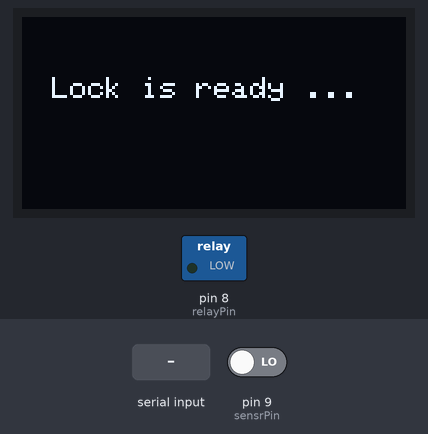
This sketch was run on a simulated SparkFun Pro Micro, built with avr-gcc and run on an emulated ATmega32U4. Shown: 128×64 one-colour display, switched loads named in the sketch (green lamp = pin HIGH). The test bench sets the inputs (shaded band); at power-on: pin 9 (sensrPin) LOW.

Above: at 1.2 s.
1.3 s: pin 9 (sensrPin) driven HIGH
At 1.6 s:
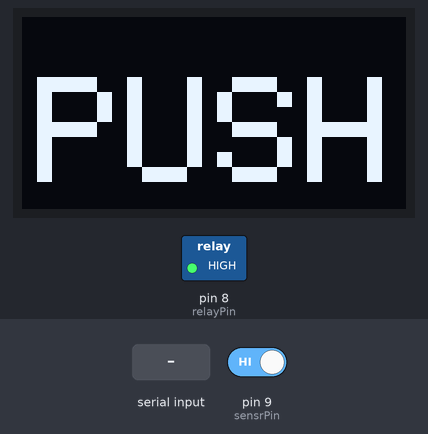
2.8 s: "unlockonce3sec" received over the second serial link
At 4.6 s:
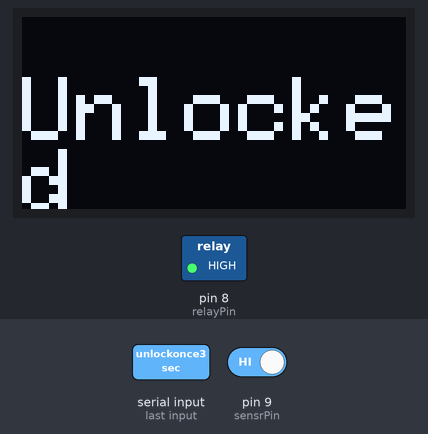
5.3 s: "stayunlocked" received over the second serial link
At 7.4 s:
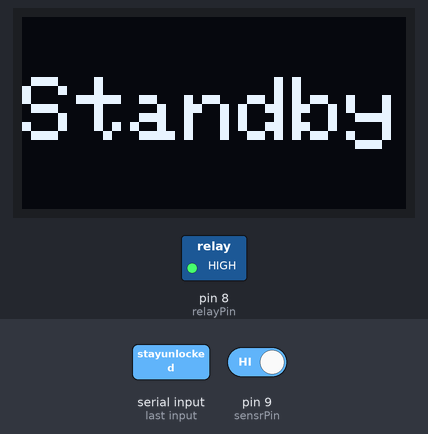
7.8 s: "LOCKED" received over the second serial link
At 8.84 s:
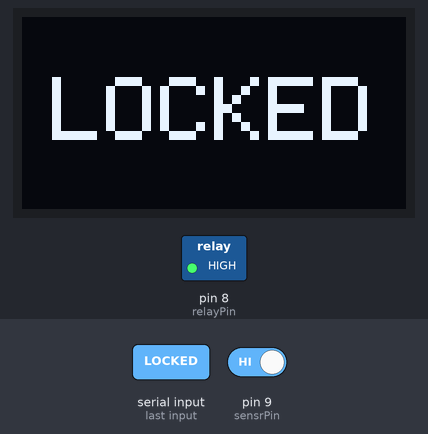
10.3 s: "stayunlock1HR" received over the second serial link
At 12.5 s:
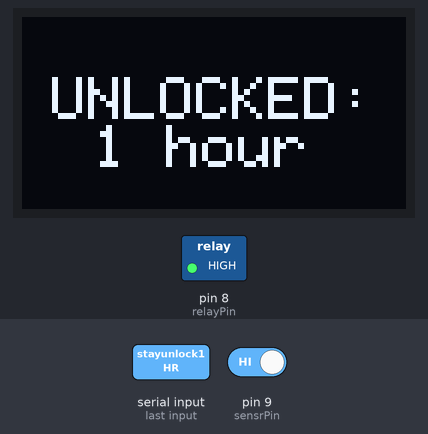
12.8 s: "stayunlock30MINS" received over the second serial link
At 14.8 s:
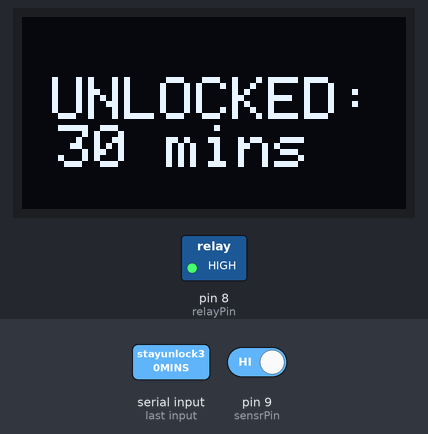
Timing chart, 0 to 16.3 s (numbered marks = the images above; inputs shaded):
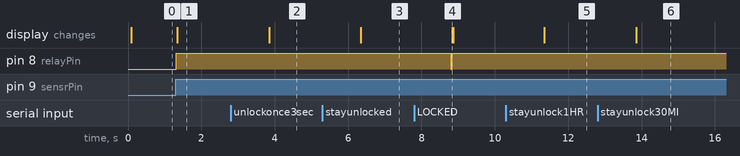

Measured:
- after the input at 1.3 s, pin 8 (relayPin): LOW → HIGH at once; the display: changes after 0.05 s (image 1)
- after the input at 2.8 s, pin 8 (relayPin): stays HIGH (without the input it goes to LOW after 1.5 s); the display: changes after 1.0 s (image 2)
- after the input at 5.3 s, pin 8 (relayPin): stays HIGH (without the input it goes to LOW after 1.5 s); the display: changes after 1.0 s (image 3)
- after the input at 7.8 s, pin 8 (relayPin): HIGH → LOW after 1.0 s, → HIGH 0.03 s later; the display: changes after 1.0 s (image 4)
- after the input at 10.3 s, pin 8 (relayPin): stays HIGH (without the input it goes to LOW after 1.5 s); the display: changes after 1.0 s (image 5)
- after the input at 12.8 s, the display: changes after 1.1 s (image 6)

The sketch:

lock.ino
```cpp
//#include <EEPROM.h>
#include <SPI.h>
#include <Wire.h>
#include <SoftwareSerial.h>
#include <Adafruit_GFX.h>
#include <Adafruit_SSD1306.h>
#include <math.h>


///////////////////////////////////////////////////////////////////
//----- OLED instance
//// If using software SPI with arduino pro micro:
#define OLED_CLK   A3    // D0
#define OLED_MOSI  A2   // D1
#define OLED_DC    A1     // DC
#define OLED_CS    15    // CS
#define OLED_RESET 15     // RES

Adafruit_SSD1306 display(OLED_MOSI, OLED_CLK, OLED_DC, OLED_RESET, OLED_CS);

#if (SSD1306_LCDHEIGHT != 64)
#error("Height incorrect, please fix Adafruit_SSD1306.h!");
#endif
///////////////////////////////////////////////////////////////////


SoftwareSerial bleSerial(16, 14); //16:RX 14:TX

int sensrPin = 9;
int relayPin = 8;
int sensrValue;
long startTime;
long markTime;
long durTime;
String cmd;
String mode; //debug / TurnOn Once / Always On / Timer

void setup() {
  PORTD |= (1 << PORTD5);
  PORTB |= (1 << PORTB0);
  //----- by default, we'll generate the high voltage from the 3.3v line internally! (neat!)
  display.begin(SSD1306_SWITCHCAPVCC);  // initialize display (for the 128x64)

  Serial.begin(9600);
  bleSerial.begin(9600);
  pinMode(sensrPin, INPUT);
  pinMode(relayPin, OUTPUT);

  drawStartUp();    // Show TokyoWatch Logo

  mode = "initial";
}


void loop() {

  markTime = millis();

  if(mode == "initial"){showText("Lock is ready ...", 1, 10);}

  if(mode == "OFF" || mode =="initial"){
      // start reading sensor
      sensrValue = digitalRead(sensrPin);
      if(sensrValue == 1){
        digitalWrite(relayPin, HIGH);
        startTime = millis();
        showText("PUSH", 5, 5);
        mode = "ONCE";
      }
  }


  if(bleSerial.available()){

    cmd = bleSerial.readString();
    // unlock once with 3 seconds delay: ASCII:???????
    if(cmd == "unlockonce3sec"){
      digitalWrite(relayPin, HIGH);
      startTime = millis();
      bleSerial.write("unlock for 1 time!");
      showText("Unlocked", 3, 0);
      mode = "ONCE";
    }
    //Manual ON mode : ASCII:???
    if(cmd == "stayunlocked"){
      mode = "ON";
      digitalWrite(relayPin, HIGH);
      bleSerial.write("UNLOCKED!");
      showText("Standby", 3, 0);
    }
    // Manually Turn Off : ASCII: ?????
    if(cmd == "LOCKED"){
      mode = "OFF";
      digitalWrite(relayPin, LOW);
      bleSerial.write("LOCKED");
      showText("LOCKED", 3, 10);
    }
    // Timer mode : ASCII:???????
    if(cmd == "stayunlock1HR"){
      digitalWrite(relayPin, HIGH);
      startTime = millis();
      mode = "1HR";
      bleSerial.write("Open for 1 hour!");
      showText("UNLOCKED:  1 hour", 2, 10);
    }
    // Timer mode 30 mins : ASCII:???????????
    if(cmd == "stayunlock30MINS"){
      digitalWrite(relayPin, HIGH);
      startTime = millis();
      mode = "30MINS";
      bleSerial.write("Open for 30 minutes!");
      showText("UNLOCKED: 30 mins", 2, 10);
    }

    // Timer mode 2 mins : ASCII:????????
    if(cmd == "stayunlock2MINS"){
      digitalWrite(relayPin, HIGH);
      startTime = millis();
      mode = "2MINS";
      bleSerial.write("Open for 2 minutes!");
      showText("UNLOCKED: 2 mins", 2, 10);
    }
  }

  durTime = markTime - startTime;

  if(durTime >= 3000 && mode == "ONCE"){
    digitalWrite(relayPin, LOW);
    mode = "OFF";
    showText("LOCKED", 3, 10);
  }
  if(durTime >= 3600000 && mode == "1HR"){
    digitalWrite(relayPin, LOW);
    mode = "OFF";
    showText("LOCKED", 3, 10);
  }
  if(durTime >= 120000 && mode == "2MINS"){
    digitalWrite(relayPin, LOW);
    mode = "OFF";
    showText("LOCKED", 3, 10);
  }
  if(durTime >= 1800000 && mode == "30MINS"){
    digitalWrite(relayPin, LOW);
    mode = "OFF";
    showText("LOCKED", 3, 10);
  }


}


void showText(String ct, int tSize, int X){
    display.clearDisplay();
    display.setTextSize(tSize);
    display.setTextColor(WHITE);
    display.setCursor(X, 20);
    display.println(ct);
    display.display();
//    delay(2000);
}


// show logo
void drawStartUp() {
  display.clearDisplay();
  display.setTextSize(2);
  display.setTextColor(WHITE);
  display.setCursor(0, 12);
  display.println("Toky");
  display.setCursor(0, 28);
  display.println("Watch");
  display.setTextSize(1);
  display.setCursor(0, 45);
  display.setTextColor(WHITE);
  display.println("Smart Lock Trigger");
  display.display();
}
```
